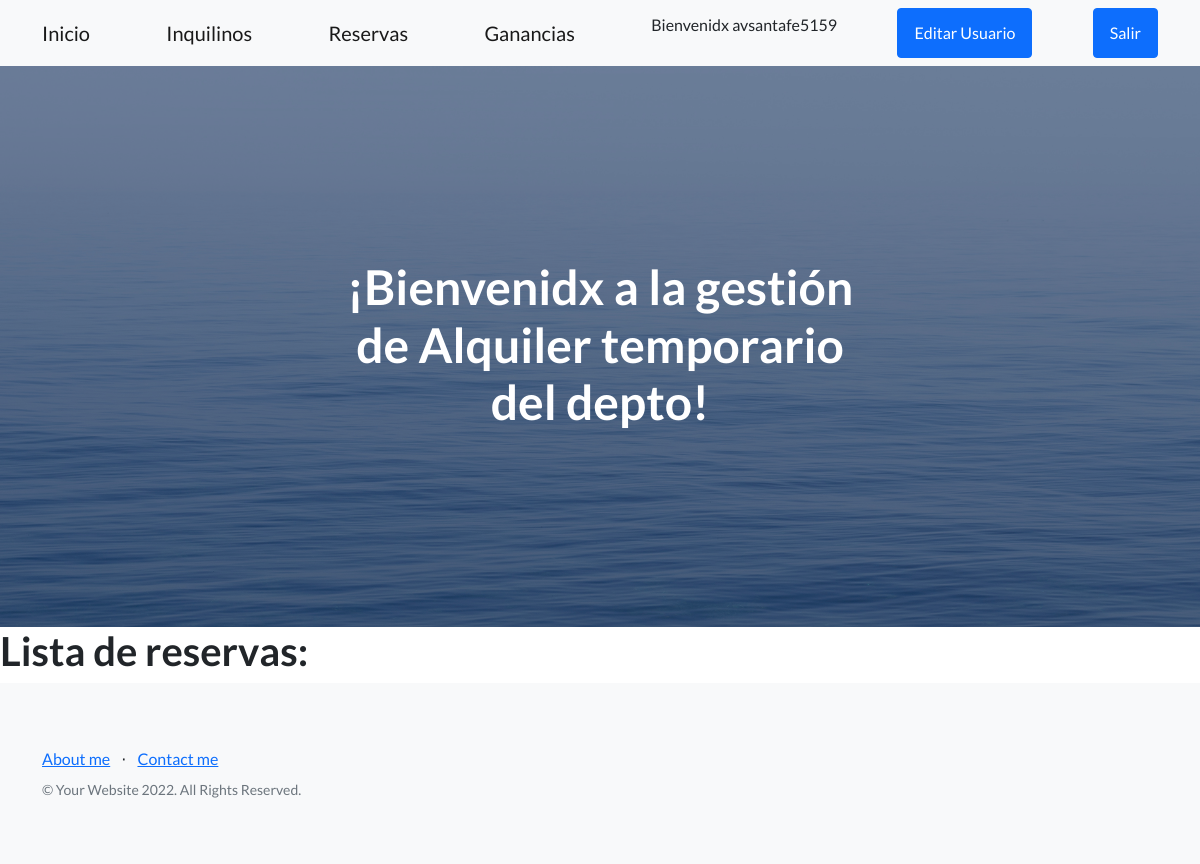
/emp-app1/booking-read/ (signed in), run on an earlier commit of the app's database.
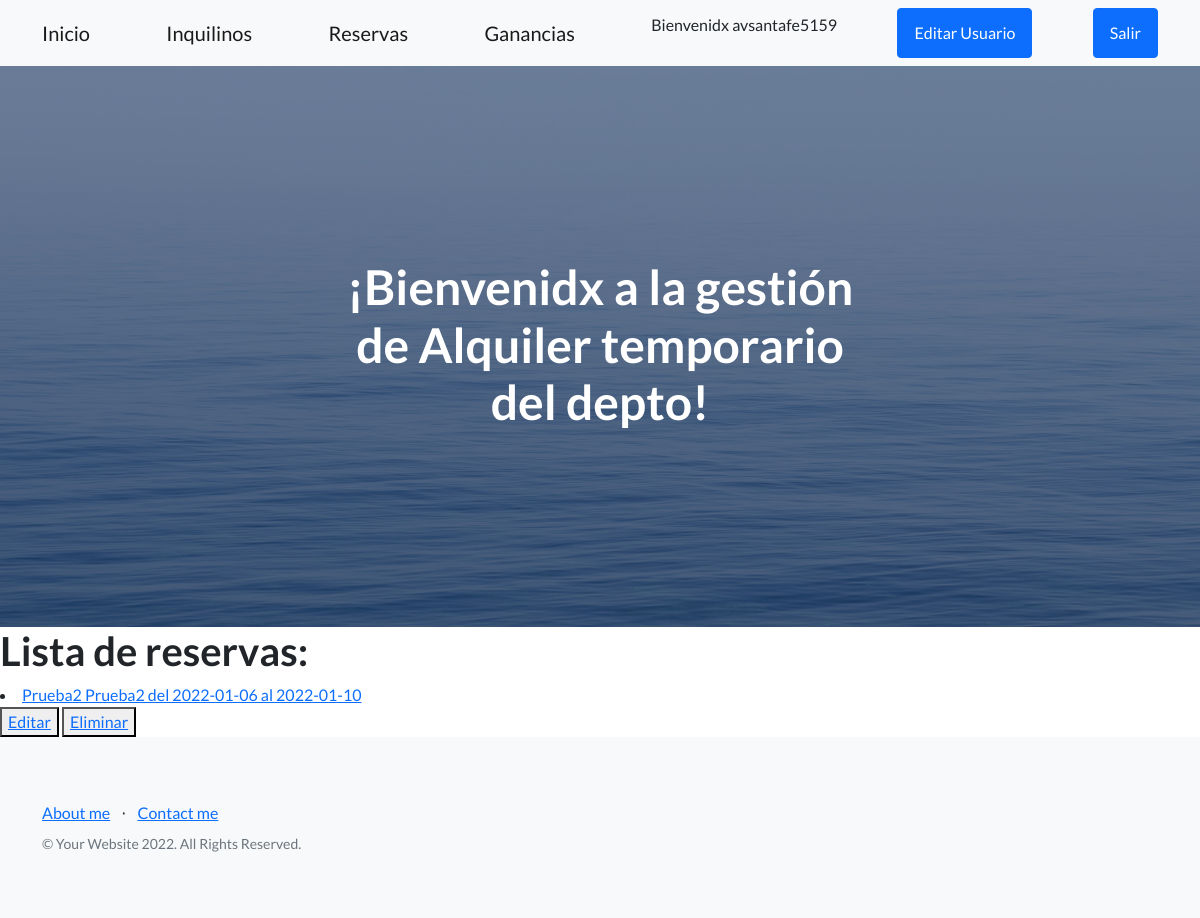
And on a later commit of the database.
### EmpApp1/models.py (models this page shows)
class Booking (models.Model):
    person = models.ForeignKey(Person,on_delete=models.CASCADE, blank= False, null= False, verbose_name= 'Inquilino')
    date_in = models.DateField(max_length=30, verbose_name= 'Fecha de entrada')
    date_out = models.DateField(max_length=30, verbose_name= 'Fecha de salida')
    date_registered = models.DateField(auto_now_add=True)
    def __str__(self):
        return f'{self.person} del {self.date_in} al {self.date_out}'
    class Meta:
        db_table = 'Booking'
        verbose_name = 'Reserva'
        verbose_name_plural = 'Reservas'
        ordering = ['date_registered']

class Person (models.Model):
    first_name = models.CharField(max_length=30, verbose_name= 'Nombre')
    last_name = models.CharField(max_length=30, verbose_name= 'Apellido')
    dni = models.CharField(max_length=10, verbose_name='DNI')
    tel = models.CharField(max_length=30, verbose_name= 'Telefono')
    email = models.EmailField(max_length=50, verbose_name= 'Email')
    def __str__(self):
        return f'{self.first_name} {self.last_name}'
    class Meta:
        db_table = 'Person'
        verbose_name = 'Inquilino'
        verbose_name_plural = 'Inquilinos'
        ordering = ['last_name']

### EmpApp1/views.py (the view)
# urls.py: path('booking-read/',booking_read.as_view() , name="booking-read"),
class booking_read (LoginRequiredMixin,ListView):
    model = Booking
    template_name = 'booking_read.html'
    context_object_name = "booking" #Contexto para el template (html)

### EmpApp1/Templates/booking_read.html
{% extends 'temp_padre.html' %}
{% load static %}
{% block ContenidoQueCambia %}
    <h1> Lista de reservas:</h1>
    {% for book in booking %}
        <li>
            <a href="{% url 'booking-detail' book.id %}">{{book}}</a>
         </li>
         <div>
            <button>
                <a href="{% url 'booking-update' book.id %}">Editar</a>
            </button>
            <button>
                <a href="{% url 'booking-delete' book.id %}">Eliminar</a>
            </button>
         </div>
    {% endfor %}
{% endblock ContenidoQueCambia %}

What changed in the data, as far as the page shows it:
added Booking: person+date_in+date_out "Prueba2 Prueba2 del 2022-01-06 al 2022-01-10"
